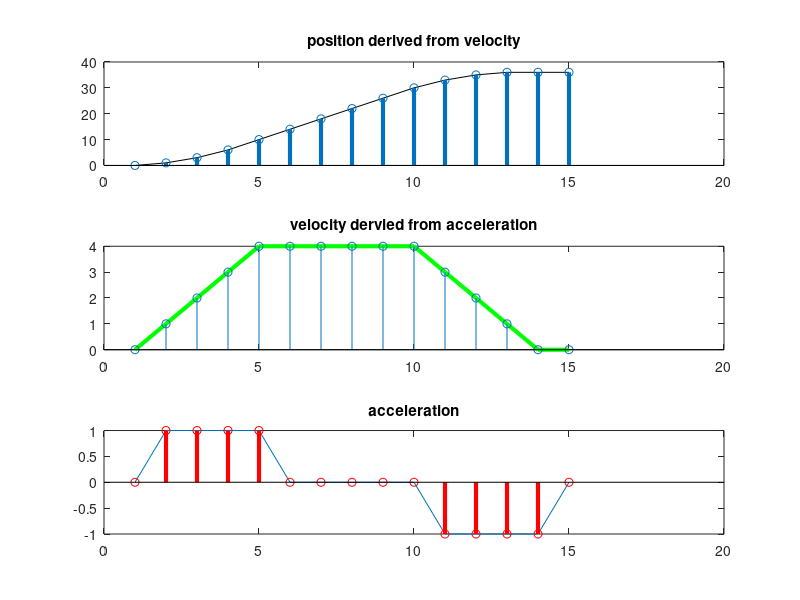
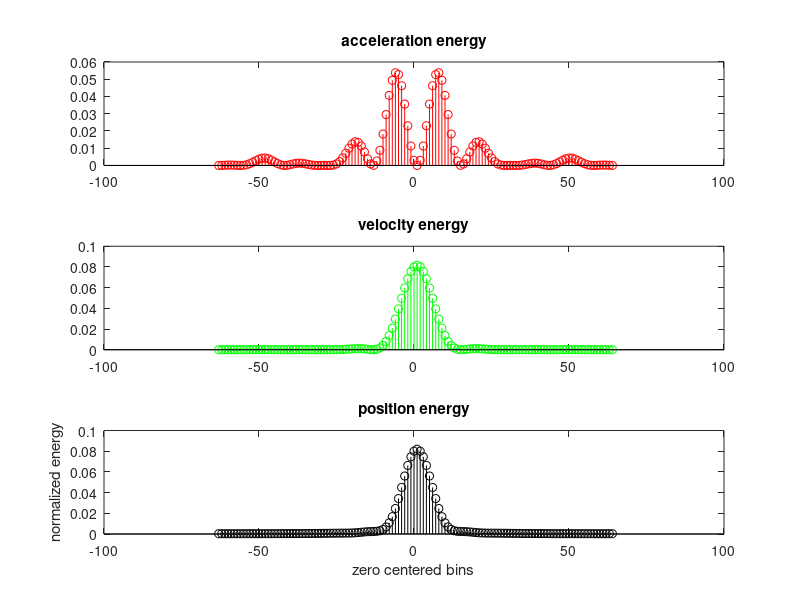
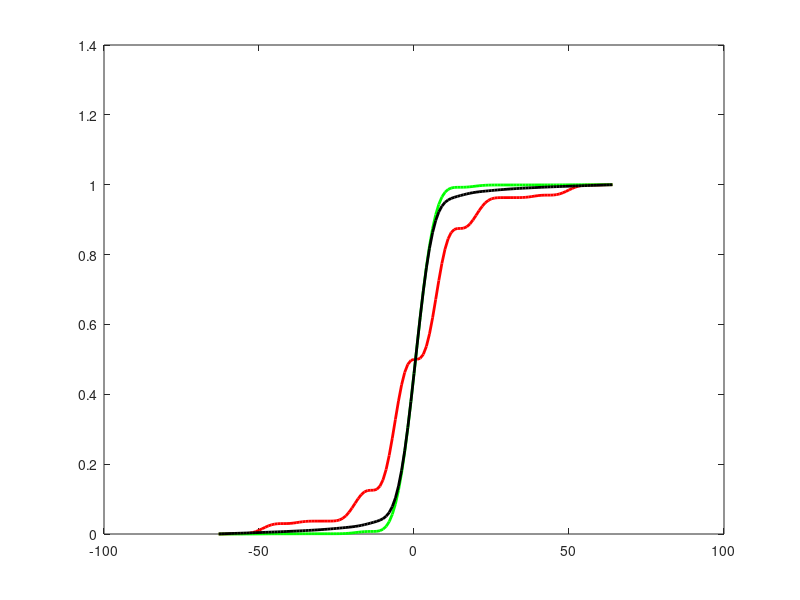

MATLAB code to generate these figures, in order: (Note: this script raises an error after producing the figures.)
%%  energy test
%  Created 14 February 2005
%  Revised 7 July 2013 for ECE-S390
clear all
close all
clc
%% create waveform data
a1 = [0 1 1 1 1 0 0 0 0 0 -1 -1 -1 -1 0]
a2 = [0 1 1 1 1 1 1 0 0 0 0 0 -1 -1 -1 -1 -1 -1 0]
a = a1;   % select waveform to use for analysis you can add others
v = cumsum(a); % integrate to get velocity
p = cumsum(v); % integrate to get position

d_pnts = max(size(a))

%%  plot out time waveforms
figure
subplot(3,1,1)
plot(p, 'k')
hold
stem(p, 'linewidth', 3)
title('position derived from velocity')
subplot(3,1,2)
plot(v, 'g', 'linewidth', 3)
hold
stem(v)
title('velocity dervied from acceleration')
subplot(3,1,3)
plot(a)
hold
stem(a, 'r', 'linewidth', 3)
title('acceleration')



%% Computte energy in each waveform using time domain data

Ea = sum(a.*a);
Ev = sum(v.*v);
Ep = sum(p.*p);

N_p = 128; % define maximum points for FFT

% pad waveform with zeros at end 
a_arr = [a, zeros(1, N_p - d_pnts)];
v_arr = [v, zeros(1, N_p - d_pnts)];
p_arr = [p, zeros(1, N_p - d_pnts)];

% take fft
Fa = fftshift(fft(a_arr));
Fv = fftshift(fft(v_arr));
Fp = fftshift(fft(p_arr));

% compute energy from FFT these should match time domain computation
Eat = Fa.*conj(Fa)/N_p; % energy at each point
Eaf = sum(Eat); % total energy
Evt = Fv.*conj(Fv)/N_p;
Evf = sum(Evt);
Ept = Fp.*conj(Fp)/N_p;
Epf = sum(Ept);

n = 1:N_p;
indx = (1:N_p) - N_p/2;  %  zero centered index

%% verify energy values
Ea  % from time domain
Eaf % from frequnecy deomain

Ev
Evf

Ep
Epf


%% plot individual energies vs frequency
figure
subplot(3,1,1)
stem(indx, Eat(n)/Eaf,'r')
title('acceleration energy')
subplot(3,1,2)
stem(indx, Evt(n)/Evf,'g')
title('velocity energy')
subplot(3,1,3)
stem(indx, Ept(n)/Epf,'k')
title('position energy')
xlabel('zero centered bins')
ylabel('normalized energy')



%%  cumulative sum of energy energy band concept
figure
plot(indx,(cumsum(Eat)/Ea),'r', 'linewidth', 2)
hold
plot(indx,(cumsum(Evt)/Ev),'g', 'linewidth', 2)
plot(indx,(cumsum(Ept)/Ep),'k', 'linewidth', 2)
legend('acc', 'vel', 'pos','location', 'nw')
title('cumulative energy density')
axis([-80, 80 -.1 1.1]);
ylabel('normalized energy')
xlabel('normalized frequency')

%% plot overlay of energy
figure
stem(indx, Eat(n)/Eaf,'r', 'filled', 'linewidth', 1)
hold on
stem(indx, Evt(n)/Evf,'g', 'filled', 'linewidth', 1)
stem(indx, Ept(n)/Epf,'k', 'filled', 'linewidth', 1)
title('p,v,a energy spectra')
xlabel('normalized zero centered bins')
ylabel('normalized energy')
legend('acc', 'vel', 'pos',1)
